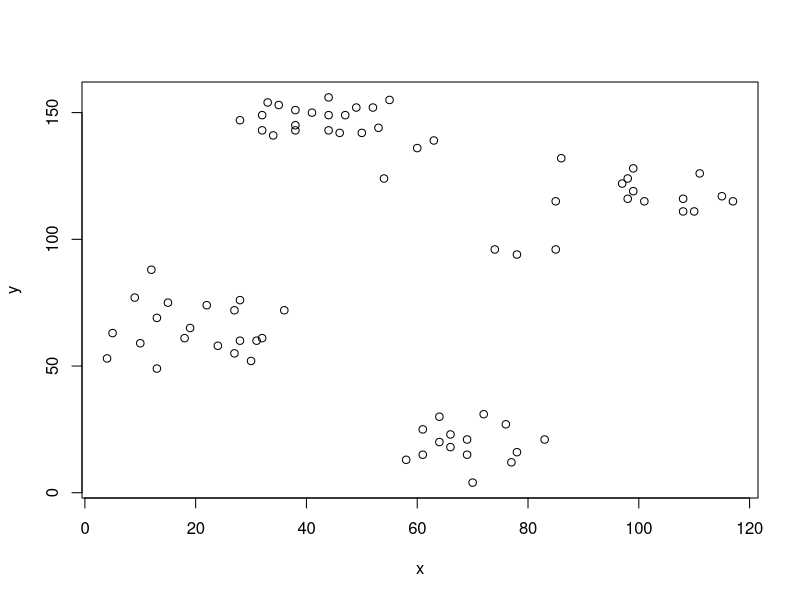
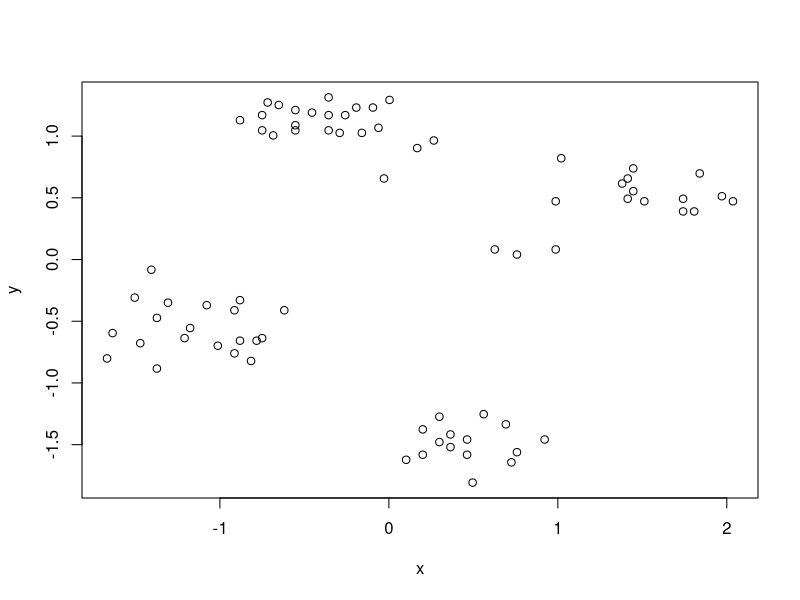
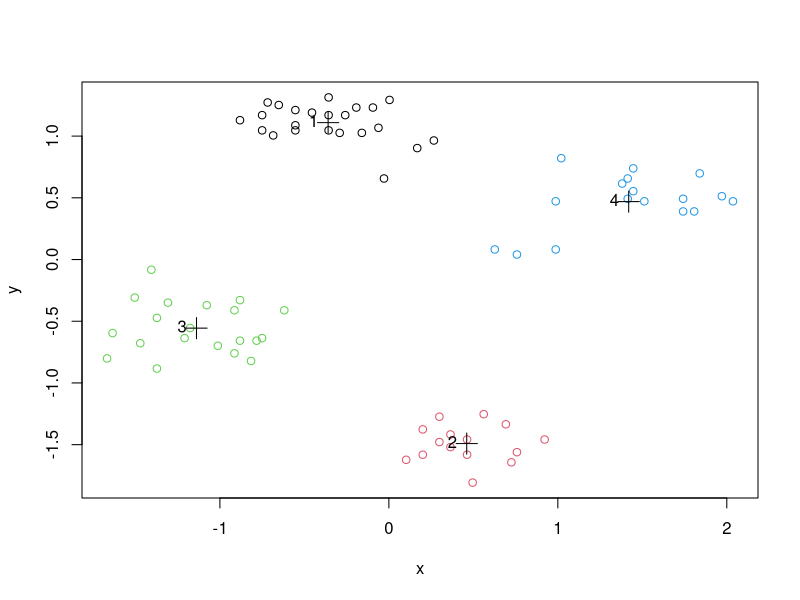
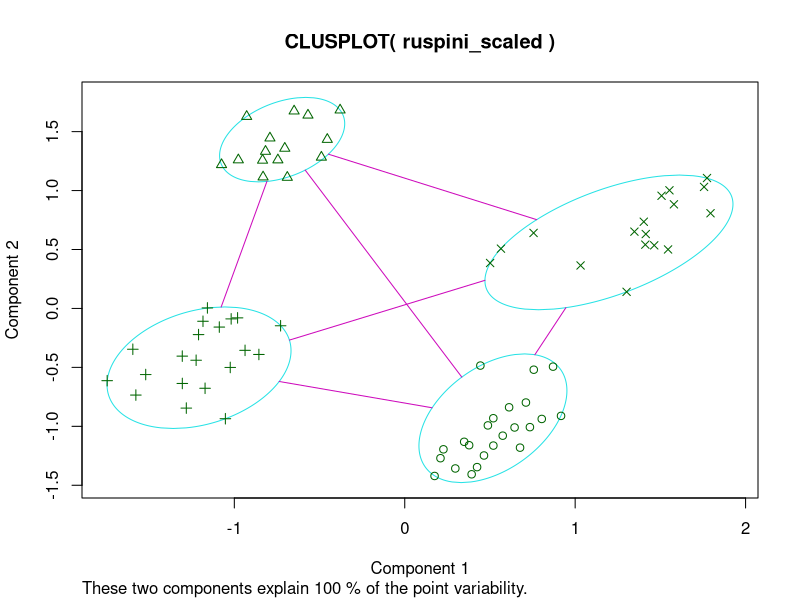
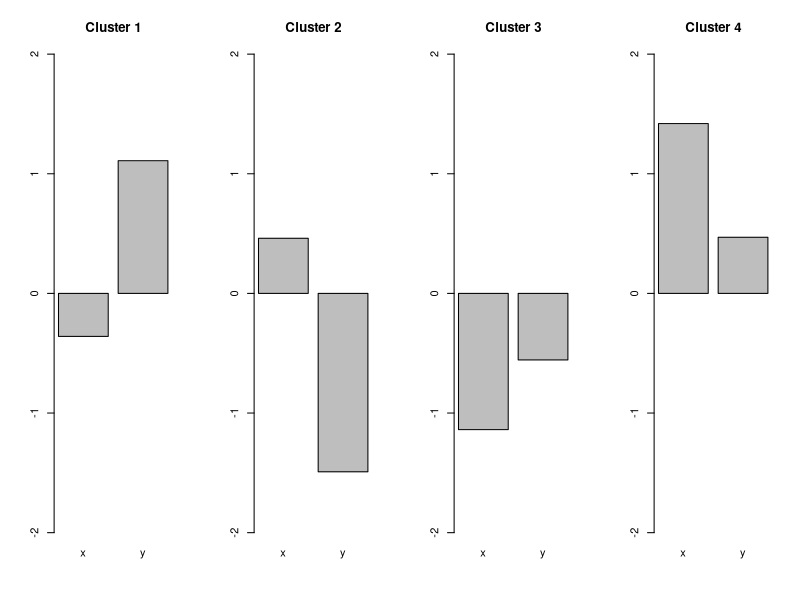
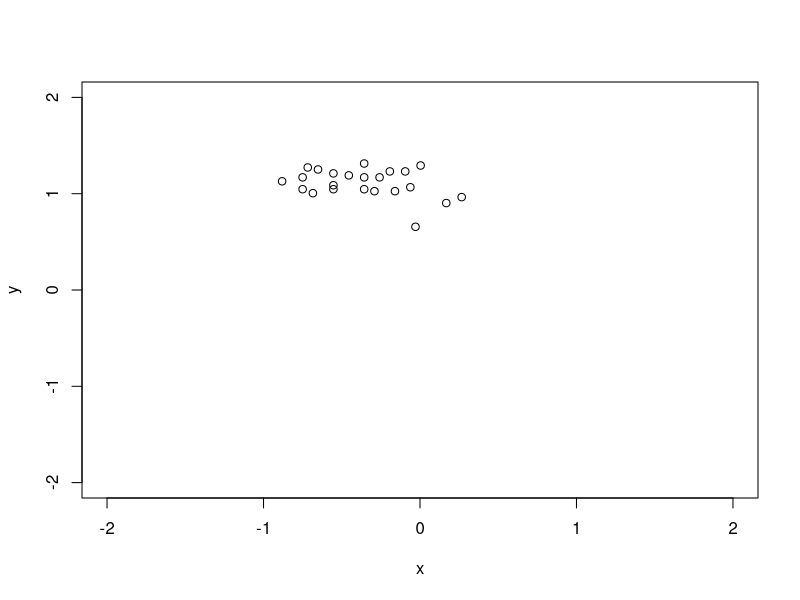
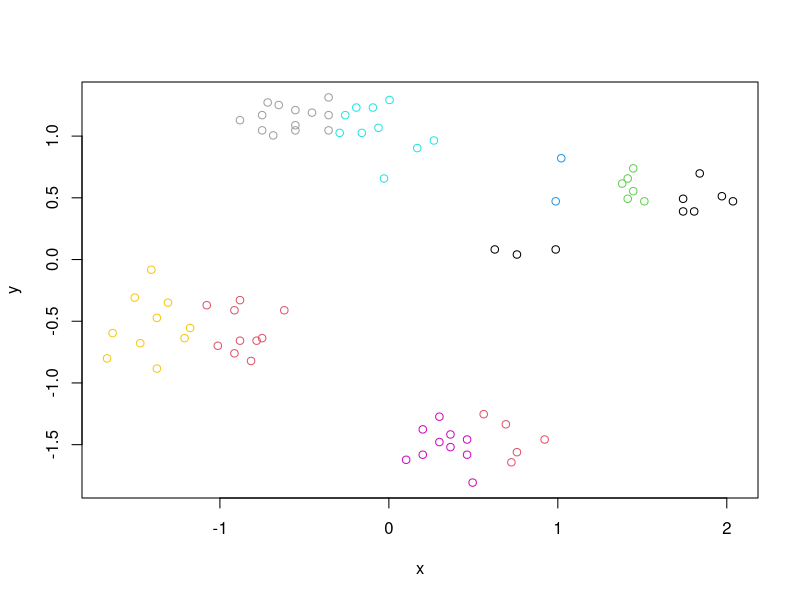
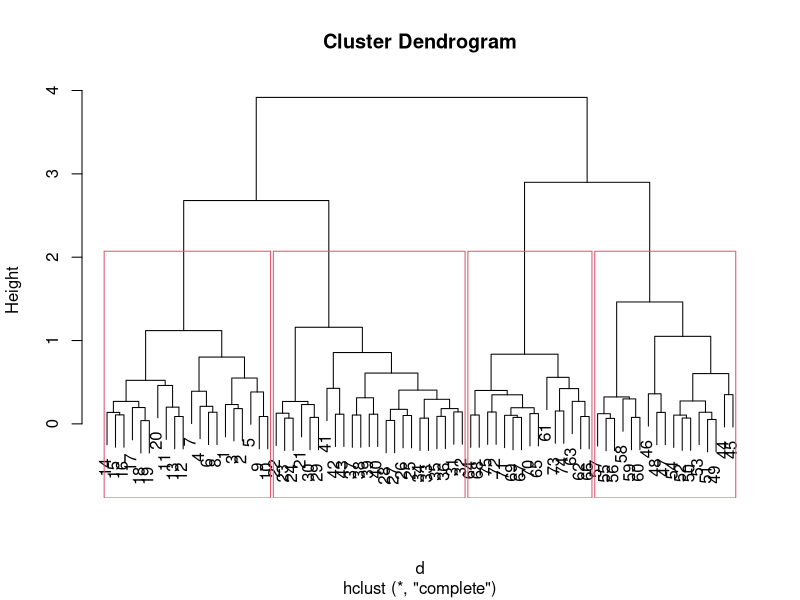

Generate these figures, in order, with R:
#' ---
#' title: "R Code for Chapter 8 of Introduction to Data Mining: Clustering"
#' author: "Michael Hahsler"
#' output:
#'  html_document:
#'    toc: true
#' ---

#' This code covers chapter 8 of _"Introduction to Data Mining"_
#' by Pang-Ning Tan, Michael Steinbach and Vipin Kumar.
#'
#' ![CC](https://i.creativecommons.org/l/by/4.0/88x31.png)
#' This work is licensed under the
#' [Creative Commons Attribution 4.0 International License](http://creativecommons.org/licenses/by/4.0/). For questions please contact
#' [Michael Hahsler](http://michael.hahsler.net).
#'


#' ruspini_scaled data is in package cluster. It is a very simple data set with well separated clusters.
data(ruspini, package="cluster")
#' Shuffle rows
ruspini <- ruspini[sample(1:nrow(ruspini)),]
plot(ruspini)


#' Scale each column in the data to zero mean and unit standard deviation (z-scores). This prevents one attribute with a large range to dominate the others for the distance calculation.
ruspini_scaled <- scale(ruspini)
plot(ruspini_scaled)

#' # Clustering methods
#' ## k-means Clustering
#'
#' Assumes Euclidean distances. We use k=10 clusters and run the algorithm 10 times with random initialized centroids. The best result is returned.
km <- kmeans(ruspini_scaled, centers=4, nstart=10)
km

plot(ruspini_scaled, col=km$cluster)
points(km$centers, pch=3, cex=2) # this adds the centroids
text(km$centers, labels=1:4, pos=2) # this adds the cluster ID
#' Alternative plot from package cluster (uses principal components analysis for >2 dimensions)
library(cluster)
clusplot(ruspini_scaled, km$cluster)

#' Inspect the centroids (cluster profiles)
km$centers

#+ fig.height=3, fig.width=10
def.par <- par(no.readonly = TRUE) # save default, for resetting...
layout(t(1:4)) # 4 plots in one
for(i in 1:4) barplot(km$centers[i,], ylim=c(-2,2), main=paste("Cluster", i))
par(def.par)  #- reset to default

#' Find data for a single cluster
#'
#' All you need is to select the rows corresponding to the cluster. The next
#' example plots all data points of cluster 1
cluster1 <- ruspini_scaled[km$cluster==1,]
head(cluster1)
plot(cluster1, xlim = c(-2,2), ylim = c(-2,2))

#' Try 10 clusters
plot(ruspini_scaled, col=kmeans(ruspini_scaled, centers=10)$cluster)

#' ## Hierarchical Clustering
#'
#' dist defaults to method="Euclidean"
d <- dist(ruspini_scaled)
#' We cluster using complete link
hc <- hclust(d, method="complete")

#' Dendrogram
plot(hc)
rect.hclust(hc, k=4)

plot(as.dendrogram(hc), leaflab="none") # plot dendrogram without leaf labels

#' More plotting options for dendrograms, including plotting
#' parts of large dendrograms can be found [here.](https://rpubs.com/gaston/dendrograms)

cluster_complete <- cutree(hc, k=4)
plot(ruspini_scaled, col=cluster_complete)

#' Try 10 clusters
plot(ruspini_scaled, col=cutree(hc, k=10))

#' Clustering with single link
hc_single <- hclust(d, method="single")
plot(hc_single)
rect.hclust(hc_single, k=4)

cluster_single <- cutree(hc_single, k=4)
plot(ruspini_scaled, col=cluster_single)

#' Try 10 clusters
plot(ruspini_scaled, col=cutree(hc_single, k=10))

#' ## Density-based clustering with DBSCAN

library(dbscan)

#' Parameters: minPts is often chosen as dimensionality of the data +1.
#' Decide on epsilon using the knee in the kNN distance plot
#' (seems to be around eps = .25).
kNNdistplot(ruspini_scaled, k = 3)
abline(h=.25, col="red")

#' run dbscan
db <- dbscan(ruspini_scaled, eps=.25, minPts=3)
db
str(db)
plot(ruspini_scaled, col=db$cluster+1L)
#' __Note:__ 0 is not a color so we add 1 to cluster (0 is black now).
#'
#' Play with eps (neighborhood size) and MinPts (minimum of points needed for core cluster)

#'
#' ## Gaussian Mixture Models
library(mclust)

#' Mclust uses Bayesian Information Criterion (BIC) to find the
#' number of clusters (model selection). BIC uses the likelihood and a
#' penalty term to guard against overfitting.
m <- Mclust(ruspini_scaled)
summary(m)
plot(m, what = "classification")

#' Rerun with a fixed number of 4 clusters
m <- Mclust(ruspini_scaled, G=4)
summary(m)
plot(m, what = "classification")


#' # Internal Cluster Validation
#'
#' ## Compare the Clustering Quality
#'
#' Look at the within.cluster.ss and the avg.silwidth

#library(fpc)
#' Note: I do not load fpc since the NAMESPACE overwrites dbscan.

fpc::cluster.stats(d, km$cluster)
#cluster.stats(d, cluster_complete)
#cluster.stats(d, cluster_single)

#' Read `? cluster.stats` for an explanation of all the available indices.

sapply(list(
  km=km$cluster,
  hc_compl=cluster_complete,
  hc_single=cluster_single),
       FUN=function(x)
         fpc::cluster.stats(d, x))[c("within.cluster.ss","avg.silwidth"),]

#' ## Silhouette plot
plot(silhouette(km$cluster, d))
#' __Note:__ The silhouette plot does not show correctly in R Studio if you have too many objects (bars are missing). I will work when you open a new plotting device with `windows()`, `x11()` or `quartz()`.
#'

#' ## Find Optimal Number of Clusters for k-means
set.seed(1234)
ks <- 2:10

#' ### Within Sum of Squares
#' Use within sum of squares and look for the knee (nstart=5 repeats k-means 5 times and returns the best solution)
WSS <- sapply(ks, FUN=function(k) {
  kmeans(ruspini_scaled, centers=k, nstart=5)$tot.withinss
  })
plot(ks, WSS, type="l")
abline(v=4, col="red", lty=2)

#' ### Average Silhouette Width
#' Use average silhouette width (look for the max)
ASW <- sapply(ks, FUN=function(k) {
  fpc::cluster.stats(d, kmeans(ruspini_scaled, centers=k, nstart=5)$cluster)$avg.silwidth
  })
plot(ks, ASW, type="l")

ks[which.max(ASW)]
abline(v=ks[which.max(ASW)], col="red", lty=2)

#' ### Dunn Index
#' Use Dunn index (another internal measure given by min. separation/ max. diameter)
DI <- sapply(ks, FUN=function(k) {
  fpc::cluster.stats(d, kmeans(ruspini_scaled, centers=k, nstart=5)$cluster)$dunn
})
plot(ks, DI, type="l")
ks[which.max(DI)]
abline(v=ks[which.max(DI)], col="red", lty=2)


#' ### Gap Statistic
#' Compares the change in within-cluster dispersion with that expected
#' from a null model (see `? clusGap`)
library(cluster)
k <- clusGap(ruspini_scaled, kmeans, K.max = 10)
k
plot(k)

#' __Note:__ these methods can also be used for hierarchical clustering.
#'
#' There have been many other methods and indices proposed to determine
#' the number of clusters.
#' See, e.g.,  package [NbClust](https://cran.r-project.org/package=NbClust).
#'

#' ## Visualize the Distance Matrix
#'
#' Visualizing the unordered distance matrix does not show much structure.
library(seriation)
pimage(d, colorkey=TRUE)

#' Reorder using cluster labels
pimage(d, order=order(km$cluster), colorkey=TRUE)

#' Use dissplot which rearranges clusters, adds cluster labels,
#'  and shows average dissimilarity in the lower half of the plot.
dissplot(d, labels=km$cluster, options=list(main="k-means with k=4"))
dissplot(d, labels=db$cluster+1, options=list(main="DBSCAN"))
#' Spot the problem data points for DBSCAN (we use +1 so the noise is now cluster #1)
#'
#' Misspecified k
dissplot(d, labels=kmeans(ruspini_scaled, centers=3)$cluster)
dissplot(d, labels=kmeans(ruspini_scaled, centers=9)$cluster)


#' # External Cluster Validation
#'
#' External cluster validation uses ground truth information. That is,
#' the user has an idea how the data should be grouped. This could be a know
#' class label not provided to the clustering algorithm.
#'
#' We use an artificial data set with known groups here. First, we need to
#' cluster the new data. We do k-means and hierarchical clustering.

library(mlbench)
shapes <- mlbench.smiley(n=500, sd1 = 0.1, sd2 = 0.05)
plot(shapes)

#' Prepare data
truth <- as.integer(shapes$class)
shapes <- scale(shapes$x)

plot(shapes)

#' Find optimal number of Clusters for k-means
ks <- 2:20

#' Use within sum of squares (look for the knee)
WSS <- sapply(ks, FUN=function(k) {
  kmeans(shapes, centers=k, nstart=10)$tot.withinss
})
plot(ks, WSS, type="l")
#' looks like 6 clusters
km <- kmeans(shapes, centers=6, nstart = 10)
plot(shapes, col=km$cluster)

#' Hierarchical clustering: single-link because of the mouth
d <- dist(shapes)
hc <- hclust(d, method="single")

#' Find optimal number of clusters
ASW <- sapply(ks, FUN=function(k) {
  fpc::cluster.stats(d, cutree(hc, k))$avg.silwidth
})
plot(ks, ASW, type="l")
#' 4 clusters
hc_4 <- cutree(hc, 4)
plot(shapes, col=hc_4)

#' Compare with ground truth with the corrected (=adjusted) Rand index (ARI),
#' the variation of information (VI) index, entropy and purity.
#
#' define entropy and purity
entropy <- function(cluster, truth) {
  k <- max(cluster, truth)
  cluster <- factor(cluster, levels = 1:k)
  truth <- factor(truth, levels = 1:k)
  m <- length(cluster)
  mi <- table(cluster)

  cnts <- split(truth, cluster)
  cnts <- sapply(cnts, FUN = function(n) table(n))
  p <- sweep(cnts, 1, rowSums(cnts), "/")
  p[is.nan(p)] <- 0
  e <- -p * log(p, 2)
  sum(rowSums(e, na.rm = TRUE) * mi/m)
}

purity <- function(cluster, truth) {
  k <- max(cluster, truth)
  cluster <- factor(cluster, levels = 1:k)
  truth <- factor(truth, levels = 1:k)
  m <- length(cluster)
  mi <- table(cluster)

  cnts <- split(truth, cluster)
  cnts <- sapply(cnts, FUN = function(n) table(n))
  p <- sweep(cnts, 1, rowSums(cnts), "/")
  p[is.nan(p)] <- 0

  sum(apply(p, 1, max) * mi/m)
}

#' calculate measures (for comparison we also use random "clusterings"
#' with 4 and 6 clusters)
random4 <- sample(1:4, nrow(shapes), replace = TRUE)
random6 <- sample(1:6, nrow(shapes), replace = TRUE)

r <- rbind(
  kmeans = c(
    unlist(fpc::cluster.stats(d, km$cluster, truth, compareonly = TRUE)),
    entropy = entropy(km$cluster, truth),
    purity = purity(km$cluster, truth)
    ),
  hc = c(
    unlist(fpc::cluster.stats(d, hc_4, truth, compareonly = TRUE)),
    entropy = entropy(hc_4, truth),
    purity = purity(hc_4, truth)
    ),
  random4 = c(
    unlist(fpc::cluster.stats(d, random4, truth, compareonly = TRUE)),
    entropy = entropy(random4, truth),
    purity = purity(random4, truth)
    ),
  random6 = c(
    unlist(fpc::cluster.stats(d, random6, truth, compareonly = TRUE)),
    entropy = entropy(random6, truth),
    purity = purity(random6, truth)
    )
  )
r

#' Hierarchical clustering found the perfect clustering.
#'
#' Read `? cluster.stats` for an explanation of all the available indices.


#'
#' # Related Topics
#' ## Outlier Removal
#' It is often useful to remove outliers prior to clustering.
#' A density based method to identify outlier is LOF (Local Outlier Factor).
#' It is related to dbscan and compares the density around a point with the
#' densities around its neighbors. The LOF value for a regular data
#' point is 1. The larger the LOF value gets, the more likely the point is and
#' outlier.
library(dbscan)
lof <- lof(ruspini_scaled, k = 3)
lof
plot(ruspini_scaled, pch = ".", main = "LOF (k=3)")
points(ruspini_scaled, cex = (lof-1)*3, pch = 1, col="red")

#' Find outliers (find the knee)
plot(sort(lof), type = "l")
abline(h = 1.3, col = "red")
plot(ruspini_scaled[lof < 1.3,], main = "Data and outliers")
points(ruspini_scaled[lof >= 1.3,], col = "grey", pch = 4)


#' There are many other outlier removal strategies available. See, e.g., package
#' [outliers](https://cran.r-project.org/package=outliers).
#'
#' ## Clustering Tendency
#' Most clustering algorithms will always produce a clustering, even if the
#' data does not contain a cluster structure. It is typically good to check
#' cluster tendency before attempting to cluster the data.
#'
#' We use again the smiley data.
d_shapes <- dist(shapes)

library(seriation)
#' Visual Analysis for Cluster Tendency Assessment (VAT) reorders the
#' objects to show potential clustering tendency as a block structure
#' (dark blocks along the main diagonal).
VAT(d_shapes)

#' iVAT uses largest distances in all possible paths between the objects
#' instead of the distances to make the block structure better visible.
iVAT(d_shapes)

#' Both plots show a strong cluster structure with 4 clusters.
#'
#' Compare with random data.
data_random <- matrix(runif(2*500), ncol=2, dimnames = list(NULL, c("x", "y")))
plot(data_random)

d_random <- dist(data_random)
VAT(d_random)
iVAT(d_random)
#' There is very little structure visible.
